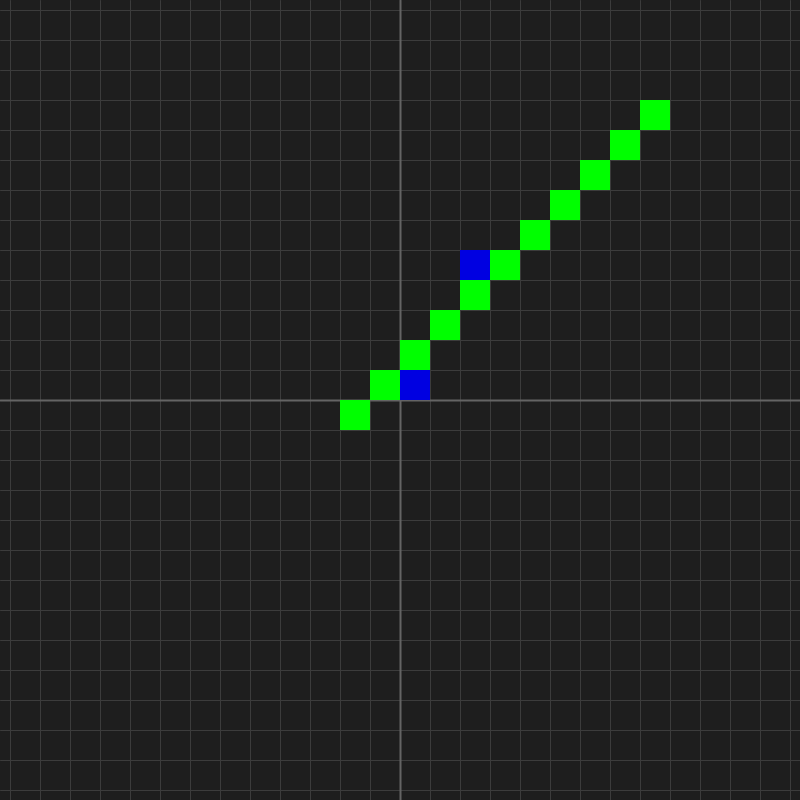
Frame 1 (no input)
Frame 60 (the mouse pressed at the canvas centre just before this capture): identical to frame 1, image omitted
Frame 120 (the mouse held since frame 60 and released just before this capture): identical to frame 1, image omitted

The Processing sketch that drew this single still picture (run headless with seeded random() and noise(); from frame 60 on, the mouse is pressed at the canvas centre):

// Processing sketch: sketch_260310a
// ── sketch_260310a.pde
int PIXEL_SIZE = 30;
int cols, rows;

void setup() {
  size(800, 800);
  cols = width / PIXEL_SIZE;
  rows = height / PIXEL_SIZE;
}

void draw() {
  background(30);
  drawGrid();
    drawPixel(0,0,color(0,0,225));
    drawPixel(2,4,color(0,0,225));
    myLine(-2,-2,8,6);

}
void myLine(int xstart,int ystart,int xend,int yend){
  float slope=(float)(yend-ystart)/(xend-xstart);
  int y=ystart;
  for(int x=xstart;x<=xend;x++){
    y=round(y+slope);
    drawPixel(x,y,color(0,255,0));
    
  }
}


// ──────────────────────────────────────────────
//  HELPER FUNCTIONS
// ──────────────────────────────────────────────
// ──────────────────────────────────────────────── // 辅助函数 // ──────────────────────────────────────────────

int gridToScreenX(int gx) {
  return width / 2 + gx * PIXEL_SIZE;
}

int gridToScreenY(int gy) {
  return height / 2 - (gy + 1) * PIXEL_SIZE;
}

void drawPixel(int gx, int gy, color c) {
  fill(c);
  noStroke();
  rect(gridToScreenX(gx), gridToScreenY(gy), PIXEL_SIZE, PIXEL_SIZE);


}

void drawGrid() {
  stroke(60);
  strokeWeight(1);

  int cx = width / 2;
  int cy = height / 2;

  for (int x = 0; x * PIXEL_SIZE <= width; x++) {
    line(cx + x * PIXEL_SIZE, 0, cx + x * PIXEL_SIZE, height);
    line(cx - x * PIXEL_SIZE, 0, cx - x * PIXEL_SIZE, height);
  }

  for (int y = 0; y * PIXEL_SIZE <= height; y++) {
    line(0, cy + y * PIXEL_SIZE, width, cy + y * PIXEL_SIZE);
    line(0, cy - y * PIXEL_SIZE, width, cy - y * PIXEL_SIZE);
  }

  stroke(100);
  strokeWeight(2);
  line(cx, 0, cx, height);
  line(0, cy, width, cy);
}
